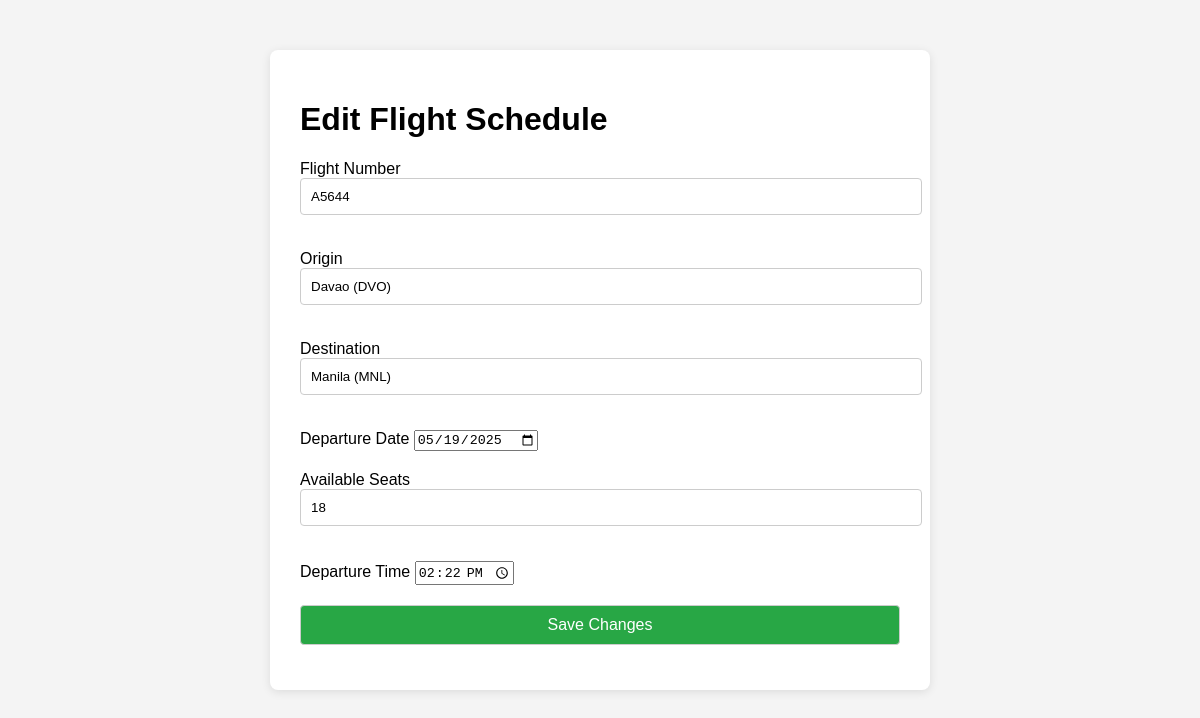
Page /edit-flight-schedule/4/ (signed in) on the committed database.
### reservations/models.py (models this page shows, shortened)
class FlightSchedule(models.Model):
    flight_number = models.CharField(max_length=10)
    origin = models.CharField(max_length=100)
    destination = models.CharField(max_length=100)
    departure_date = models.DateField()
    departure_time = models.TimeField()
    available_seats = models.IntegerField(default=0)
    price = models.IntegerField()

### reservations/views.py (the view)
# urls.py: path('edit-flight-schedule/<int:pk>/', views.edit_flight_schedule, name='edit_flight_schedule'),
@login_required
@staff_member_required
def edit_flight_schedule(request, pk):
    schedule = get_object_or_404(FlightSchedule, pk=pk)
    if request.method == 'POST':
        form = FlightScheduleForm(request.POST, instance=schedule)
        if form.is_valid():
            form.save()
            messages.success(request, 'Flight schedule updated successfully!')
            form = FlightScheduleForm(instance=schedule)  # Reinitialize to reflect saved values
        else:
            messages.error(request, 'There was an error updating the flight schedule.')
    else:
        form = FlightScheduleForm(instance=schedule)
    return render(request, 'reservations/edit_flight_schedule.html', {'form': form, 'schedule': schedule})

### reservations/forms.py
class FlightScheduleForm(forms.ModelForm):
    price = forms.DecimalField(
        max_digits=10,
        decimal_places=2,
        min_value=0,
        label='Price (₱)',
        widget=forms.NumberInput(attrs={'step': '0.01', 'placeholder': 'e.g. 1999.99'})
    )
    class Meta:
        model = FlightSchedule
        fields = ['flight_number', 'origin', 'destination', 'departure_date', 'departure_time', 'available_seats', 'price']
        widgets = {
            'departure_date': forms.DateInput(attrs={'type': 'date'}),
            'departure_time': forms.TimeInput(attrs={'type': 'time'}),
        }

### reservations/templates/reservations/edit_flight_schedule.html (shortened to what this page needs)
<!DOCTYPE html>
<html lang="en">
<head>
</head>
<body>
    <div class="container">
        <h1>Edit Flight Schedule</h1>
        <form method="post">
            <div class="form-group">
                <label for="flight_number">Flight Number</label>
                {{ form.flight_number }}
            </div>
            <div class="form-group">
                <label for="origin">Origin</label>
                {{ form.origin }}
            </div>
            <div class="form-group">
                <label for="destination">Destination</label>
                {{ form.destination }}
            </div>
            <div class="form-group">
                <label for="departure_date">Departure Date</label>
                {{ form.departure_date }}
            </div>
            <div class="form-group">
                <label for="available_seats">Available Seats</label>
                {{ form.available_seats }}
            </div>
            <div class="form-group">
    <label for="departure_time">Departure Time</label>
    {{ form.departure_time }}
</div>
            <button type="submit">Save Changes</button>
        </form>
    </div>
</body>
</html>

### reservations/templates/reservations/edit_flight_schedule.html (style rules this page uses)
body { font-family: Arial, sans-serif; margin: 0; background-color: #f4f4f4; }
.container { max-width: 600px; margin: 50px auto; background-color: #fff; padding: 30px; border-radius: 8px; box-shadow: 0 2px 10px rgba(0, 0, 0, 0.1); }
.form-group { margin-bottom: 20px; }
input[type="text"], input[type="number"], input[type="datetime-local"], button { width: 100%; padding: 10px; margin-bottom: 15px; border: 1px solid #ccc; border-radius: 4px; }
button { background-color: #28a745; color: white; font-size: 16px; cursor: pointer; }

### rows in the picture
FlightSchedule: flight_number "A5644", origin "Davao (DVO)", destination "Manila (MNL)", departure_date "05/19/2025", available_seats "18", departure_time "14:22:00"
